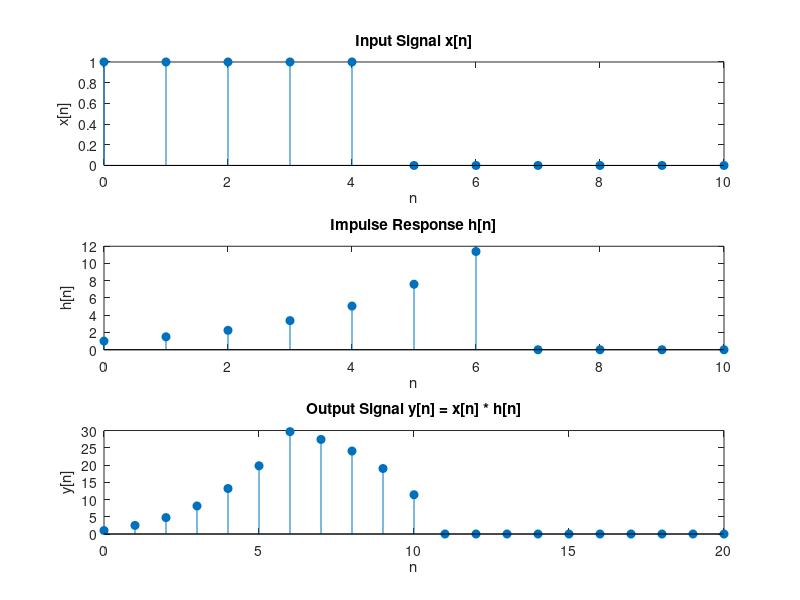

Source code (MATLAB):
% Define the range for n
n = 0:10; % We need a larger range to plot the convolution result

% Define the input signal x[n]
x = zeros(1, length(n));
x(n >= 0 & n <= 4) = 1;

% Define the impulse response h[n]
alpha = 1.5; % Choose a positive value for alpha > 1
h = zeros(1, length(n));
h(n >= 0 & n <= 6) = alpha.^n(n >= 0 & n <= 6);

% Calculate the output signal y[n] by convolving x[n] and h[n]
y = conv(x, h);
% Define the range for the convolution result
n_conv = 0:(length(y)-1);

% Plot the signals
figure;

subplot(3,1,1);
stem(n, x, 'filled');
title('Input Signal x[n]');
xlabel('n');
ylabel('x[n]');
xlim([min(n) max(n)]);

subplot(3,1,2);
stem(n, h, 'filled');
title('Impulse Response h[n]');
xlabel('n');
ylabel('h[n]');
xlim([min(n) max(n)]);

subplot(3,1,3);
stem(n_conv, y, 'filled');
title('Output Signal y[n] = x[n] * h[n]');
xlabel('n');
ylabel('y[n]');
xlim([min(n_conv) max(n_conv)]);

% Display the range for the convolution result
disp('Range for convolution result y[n]:');
disp(n_conv);
